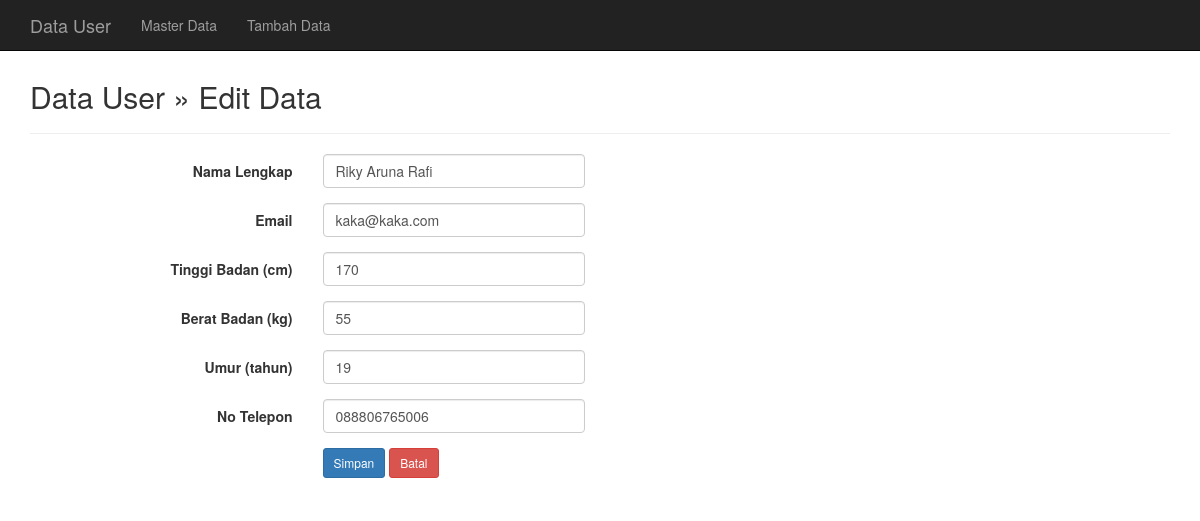
Page /admin/edit.php?nik=1 on the committed database.
### tables this page shows
CREATE TABLE `tbl_users` (
  `user_id` int(11) NOT NULL,
  `username` varchar(60) NOT NULL,
  `email` varchar(60) NOT NULL,
  `tinggi_badan` int(200) NOT NULL,
  `berat_badan` int(200) NOT NULL,
  `umur` int(200) NOT NULL,
  `no_telepon` char(14) NOT NULL,
  `password` varchar(255) NOT NULL
);

### admin/edit.php (the view, shortened to what this page needs)
<?php
include("koneksi.php");
?>
<!DOCTYPE html>
<html lang="en">
<head>
	<link href="css/bootstrap.min.css" rel="stylesheet">
	<link href="css/bootstrap-datepicker.css" rel="stylesheet">
</head>
<body>
	<nav class="navbar navbar-inverse navbar-fixed-top">
		<div class="container">
			<div class="navbar-header">
				<a class="navbar-brand hidden-xs hidden-sm" href="http://www.hakkoblogs.com">Data User</a>
			</div>
			<div id="navbar" class="navbar-collapse collapse">
				<ul class="nav navbar-nav">
					<li><a href="index.php">Master Data</a></li>
					<li><a href="add.php">Tambah Data</a></li>
				</ul>
			</div>
		</div>
	</nav>
	<div class="container">
		<div class="content">
			<h2>Data User &raquo; Edit Data</h2>
			<hr />
			<?php
			$nik = $_GET['nik'];
			$sql = mysqli_query($koneksi, "SELECT * FROM tbl_users WHERE user_id='$nik'");
			if(mysqli_num_rows($sql) == 0){
				header("Location: index.php");
			}else{
				$row = mysqli_fetch_assoc($sql);
			}
			?>
			<form class="form-horizontal" action="" method="post">
				<div class="form-group">
					<label class="col-sm-3 control-label">Nama Lengkap</label>
					<div class="col-sm-3">
						<input type="text" name="username" value="<?php echo $row ['username']; ?>" class="form-control" placeholder="Nama" required>
					</div>
				</div>
				<div class="form-group">
					<label class="col-sm-3 control-label">Email</label>
					<div class="col-sm-3">
						<input type="text" name="email" value="<?php echo $row ['email']; ?>" class="form-control" placeholder="Email" required>
					</div>
				</div>
				<div class="form-group">
					<label class="col-sm-3 control-label">Tinggi Badan (cm)</label>
					<div class="col-sm-3">
						<input type="text" name="tinggi_badan" value="<?php echo $row ['tinggi_badan']; ?>" class="form-control" placeholder="Tinggi Badan" required>
					</div>
				</div>
				<div class="form-group">
					<label class="col-sm-3 control-label">Berat Badan (kg)</label>
					<div class="col-sm-3">
						<input type="text" name="berat_badan" value="<?php echo $row ['berat_badan']; ?>" class="form-control" placeholder="Berat Badan" required>
					</div>
				</div>
                <div class="form-group">
					<label class="col-sm-3 control-label">Umur (tahun)</label>
					<div class="col-sm-3">
						<input type="text" name="berat_badan" value="<?php echo $row ['umur']; ?>" class="form-control" placeholder="Berat Badan" required>
					</div>
				</div>
				<div class="form-group">
					<label class="col-sm-3 control-label">No Telepon</label>
					<div class="col-sm-3">
						<input type="text" name="no_telepon" value="<?php echo $row ['no_telepon']; ?>" class="form-control" placeholder="No Telepon" required>
					</div>
				</div>
				<div class="form-group">
					<label class="col-sm-3 control-label">&nbsp;</label>
					<div class="col-sm-6">
						<input type="submit" name="save" class="btn btn-sm btn-primary" value="Simpan">
						<a href="index.php" class="btn btn-sm btn-danger">Batal</a>
					</div>
				</div>
			</form>
		</div>
	</div>
</body>
</html>

### admin/edit.php (style rules this page uses)
.content { margin-top: 80px; }

### rows in the picture
tbl_users: username "Riky Aruna Rafi", email "kaka@kaka.com", tinggi_badan "170", berat_badan "55", berat_badan "19", no_telepon "088806765006"
